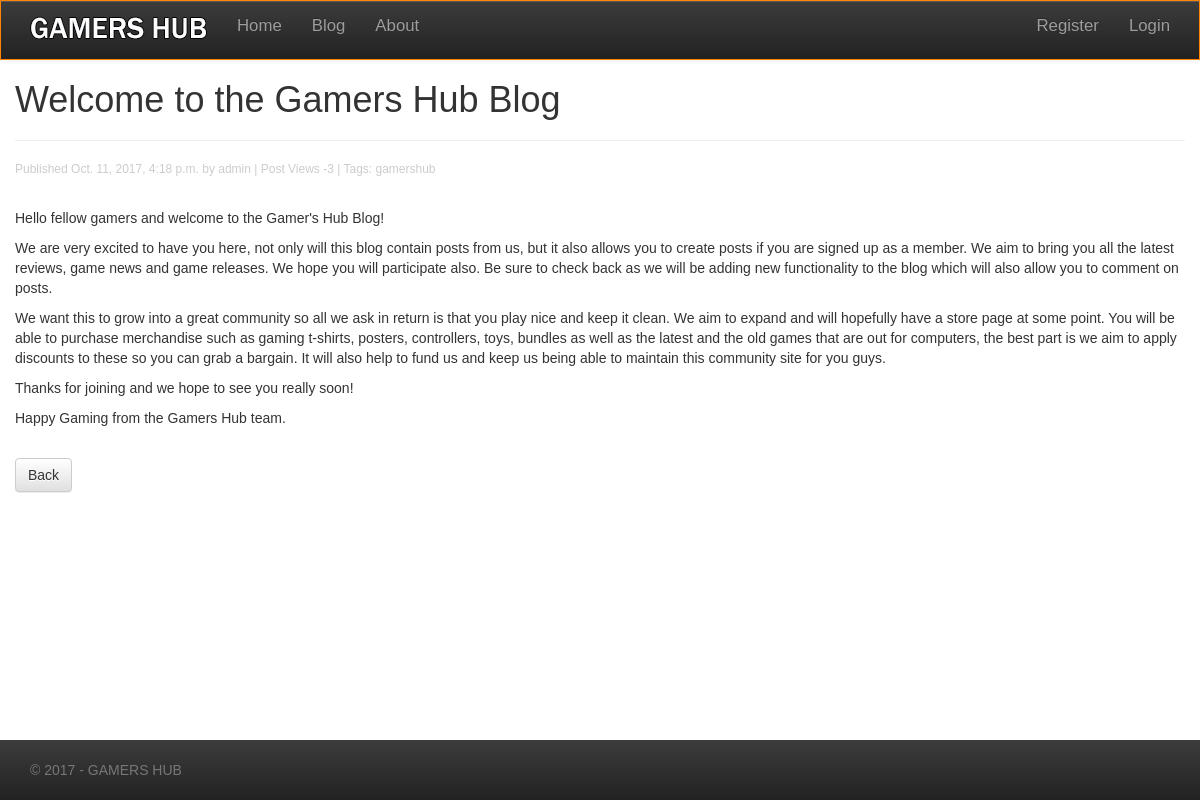
Screenshot of /blog/11/10/2017/welcome-gamers-hub-blog/ with the database file from the repository.
### gamersblog/models.py (models this page shows, shortened)
class BlogPost(models.Model):
    STATUS_CHOICES = (
        ('save_draft', 'Draft'),
        ('published', 'Published'),
    )
    post_title = models.CharField(max_length=40)
    post_slug = models.SlugField(max_length=50, unique_for_date='publish')
    post_author = models.ForeignKey(User, related_name='blog_posts')
    post_body = models.TextField()
    publish = models.DateTimeField(default=timezone.now)
    created_date = models.DateTimeField(auto_now_add=True)
    updated_date = models.DateTimeField(auto_now=True)
    post_status = models.CharField(max_length=10, choices=STATUS_CHOICES)
    post_views = models.IntegerField(default=0)  # record the number of post views
    post_tags = models.CharField(max_length=30, blank=True, null=True)
    objects = models.Manager()  # default Django Manager
    published = PublishedBlogPostManager()  # Our Custom Manager
    class Meta:
        ordering = ('-publish',)

### gamersblog/views.py (the view)
# urls.py: url(r'^(?P<day>\d{2})/(?P<month>\d{2})/(?P<year>\d{4})/' r'(?P<post>[-\w]+)/$', gamersblog_views.blog_post_detail, name='blog_post_detail'),
def blog_post_detail(request, day, month, year, post):
    post = get_object_or_404(BlogPost,
                             post_slug=post,
                             post_status='published',
                             publish__year=year,
                             publish__month=month,
                             publish__day=day)
    post.post_views += 1  # increment the post views by 1, each time one is seen
    post.save()
    return render(request, 'gamersblog/blogposts/blogpostdetail.html', {'post': post})

### gamersblog/templates/gamersblog/blogposts/blogpostdetail.html (shortened to what this page needs)
{% extends "gamershub/base.html" %}
{% block content %}
    <div class="col-md-12">
        <h1>{{ post.post_title }}</h1>
        <hr>
        <p class="date">
            Published {{ post.publish }} by {{ post.post_author }} | Post Views {{ post.post_views }} | Tags: {{ post.post_tags }}
        </p>
        <br />
        {{ post.post_body|linebreaks }}
        <br />
        <button class="btn btn-default" onclick="location.href='{{ request.META.HTTP_REFERER }}'">Back</button>
        {% load disqus_tags %}
    </div>
{% endblock %}

### static/css/gamershub.css (style rules this page uses)
* { margin: 0; padding: 0; }
html { overflow-x: hidden; }
body { font-family: "Franklin Gothic Medium", "Arial Narrow", Arial, sans-serif; padding-top: 60px; padding-bottom: 60px; box-sizing: border-box; }
p { font-family: "Franklin Gothic Medium", "Arial Narrow", Arial, sans-serif; font-style: normal; }
p.date { color: #ccc; font-size: 12px; }
[class*="col-"] { margin-top: 0; }

### rows the page displays
BlogPost: post_title "Welcome to the Gamers Hub Blog", publish "Oct. 11, 2017, 4:18 p.m.", post_author "admin", post_views "-3", post_tags "gamershub", post_body "Hello fellow gamers and welcome to the Gamer's Hub Blog! We are very excited to have you here, not only will this blog contain posts from us, but it also allows you to create posts if you are signed up as a member. We aim to bring you all the latest reviews, game news and game releases. We hope you will participate also. Be sure to check back as we will be adding new functionality to the blog which will also allow you to comment on posts. We want this to grow into a great community so all we ask in return is that you play nice and keep it clean. We aim to expand and will hopefully have a store page at some point. You will be able to purchase merchandise such as gaming t-shirts, posters,…"
